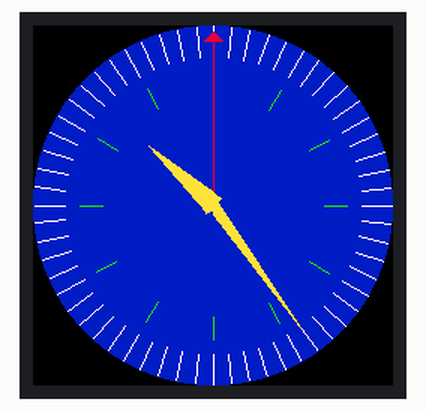
Recording of a program running on a simulated Raspberry Pi Pico running MicroPython. Shown: 240×240 colour display. The clock reads 2024-03-15 10:24:30 at power-on unless the program sets it; library files of the repository ran but are not shown: LCD_1inch28.py.

Above: at 0.27 s.
At 2.98 s:
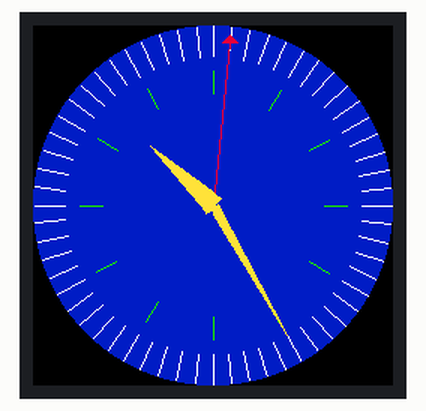
At 5.69 s:
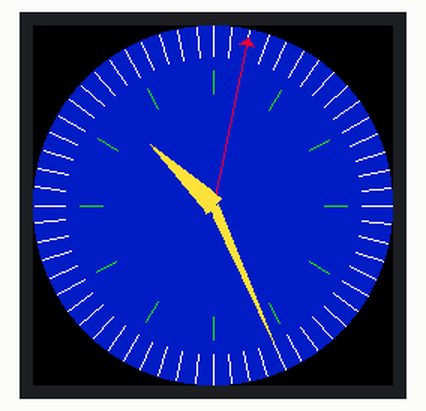
At 11.1 s:
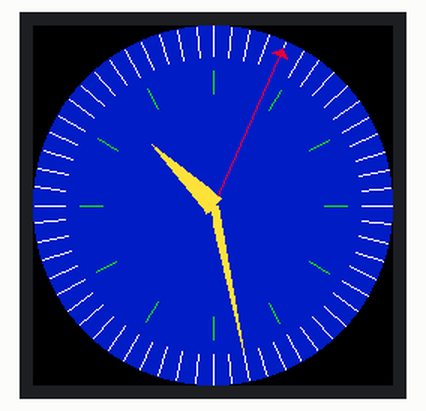
At 16.51 s:
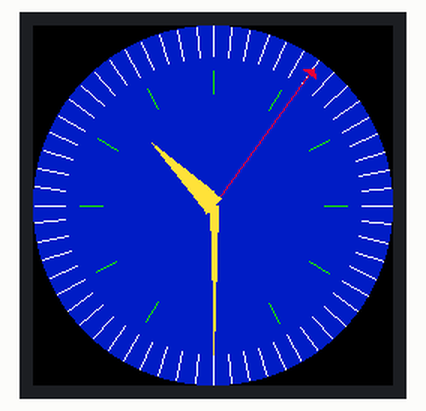
At 21.92 s:
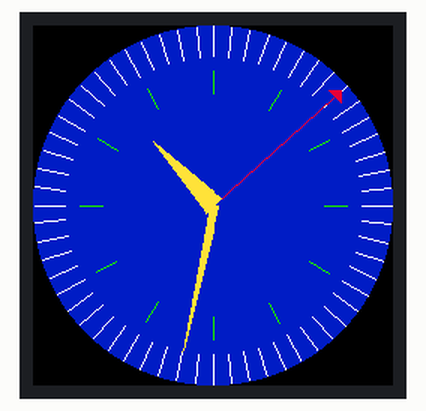

The program:

20-tics-sec-min-hour.py
```python
from utime import localtime, sleep
from LCD_1inch28 import LCD_1inch28
from array import array
import math
TWO_PI = 3.145175*2

LCD = LCD_1inch28()
# turn on the backlight to full
LCD.set_bl_pwm(65535)

WIDTH = 240
HEIGHT = 240
CENTER = 120
NO_FILL = 0 # just the border is drawn
FILL = 1 # all pixels within the polygon are drawn
green = 0x001f
yellow = 0b0000011111111111

def drawTriangle(x, y, size, seconds, color):
    radians = (seconds/60)*TWO_PI
    # calculate the offsets
    xo = int(math.cos(radians)*size)
    yo = int(math.sin(radians)*size)
    # build the array - use B if we have under 255 and h if over 255
    arr = array('B', [x-xo,y-yo,  x+yo,y-xo,  x+xo,y+yo])
    LCD.poly(0,0, arr, color, FILL)

def drawMinuteHand(minute, width, length, color):
    radians = (minute/60)*TWO_PI
    # calculate the offsets
    x1 = int(math.cos(-radians)*width)
    y1 = int(math.sin(-radians)*width)
    x2 = int(math.sin(radians)*length)
    y2 = -int(math.cos(radians)*length)
    # print(x1, y1, x2, y2)
    # LCD.line(CENTER, CENTER, CENTER+x2, CENTER+y2, LCD.white)
    # build the array - use B if we have under 255 and h if over 255
    arr = array('h', [x1,-y1,  x2,y2,  -x1,y1])
    LCD.poly(CENTER, CENTER, arr, color, FILL)

def drawHourHand(hours, minutes, width, length, color):
    radians = (hours/12 + minutes/60/12																																																																																																																																																			)*TWO_PI
    # calculate the offsets
    x1 = int(math.cos(-radians)*width)
    y1 = int(math.sin(-radians)*width)
    x2 = int(math.sin(radians)*length)
    y2 = -int(math.cos(radians)*length)
    # build the array - use B if we have under 255 and h if over 255
    arr = array('h', [x1,-y1,  x2,y2,  -x1,y1])
    LCD.poly(CENTER,CENTER, arr, color, FILL)

def drawSecondHand(seconds, length, triange_size, color):
    radians = (seconds/60)*TWO_PI
    x = int(math.sin(radians)*length)
    y = -int(math.cos(radians)*length)
    LCD.line(CENTER, CENTER, CENTER+x, CENTER+y, color)
    drawTriangle(CENTER+x, CENTER+y, triange_size, seconds, color)

# draw the 60 minute markers
MIN_MARKER_START = 100
MIN_MARKER_END = 120

c=CENTER
def draw_minute_ticks():
    for i in range(0,60):
        radians = (i/60)*TWO_PI
        x1 = int(math.sin(radians)*MIN_MARKER_START)
        y1 = -int(math.cos(radians)*MIN_MARKER_START)
        x2 = int(math.sin(radians)*MIN_MARKER_END)
        y2 = -int(math.cos(radians)*MIN_MARKER_END)
        LCD.line(c+x1, c+y1, c+x2, c+y2, LCD.white)

# draw the hour markers
HOUR_MARKER_START = 75
HOUR_MARKER_END = 90
def draw_hour_ticks():
    for i in range(0,12):
        radians = (i/12)*TWO_PI
        x1 = int(math.sin(radians)*HOUR_MARKER_START)
        y1 = -int(math.cos(radians)*HOUR_MARKER_START)
        x2 = int(math.sin(radians)*HOUR_MARKER_END)
        y2 = -int(math.cos(radians)*HOUR_MARKER_END)
        LCD.line(c+x1, c+y1, c+x2, c+y2, LCD.green)

# main event loop

# main code

SECOND_HAND_TRIANGLE_SIZE = 6
SECOND_HAND_LENGTH = 110

MINUTE_HAND_WIDTH = 4
MINUTE_HAND_LENGTH = 100

HOUR_HAND_WIDTH = 8
HOUR_HAND_LENGTH = 60

# for demo mode
# hours = 9
# minutes = 55
# seconds = 20

hours = localtime()[3]
minutes = localtime()[4]
seconds = localtime()[5]

seconds = 0
while True:
    LCD.fill(LCD.blue)
    draw_minute_ticks()
    draw_hour_ticks()
    drawSecondHand(seconds, SECOND_HAND_LENGTH, SECOND_HAND_TRIANGLE_SIZE, LCD.red)
    drawMinuteHand(minutes, MINUTE_HAND_WIDTH, MINUTE_HAND_LENGTH, yellow)
    drawHourHand(hours, minutes, HOUR_HAND_WIDTH, HOUR_HAND_LENGTH, yellow)
    # drawHourHand(hours, 10, 50)
    # send buffer to the display
    LCD.show()
    seconds += 1
    if seconds > 59:
        seconds = 0
        minutes += 1
        if minutes > 59:
            minutes = 0
            hours += 1
            if hours > 11:
                hours = 0
    sleep(.01)
```
